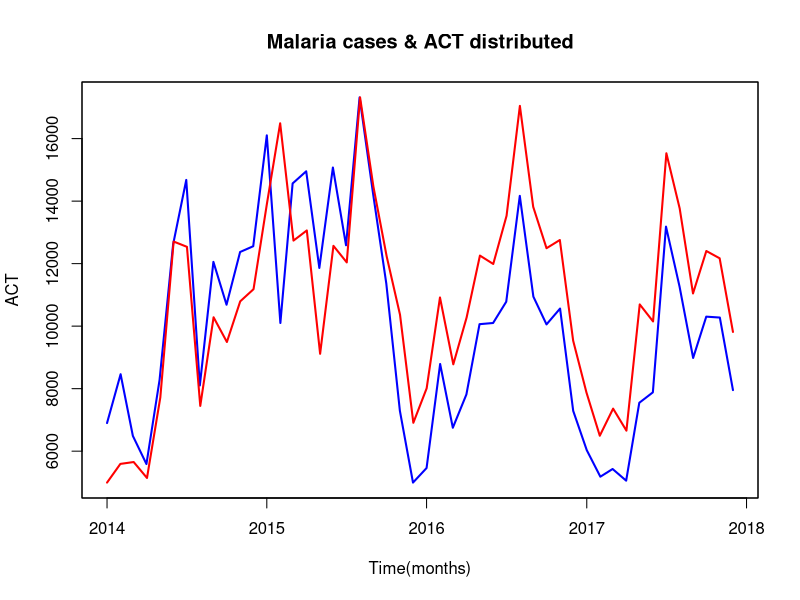
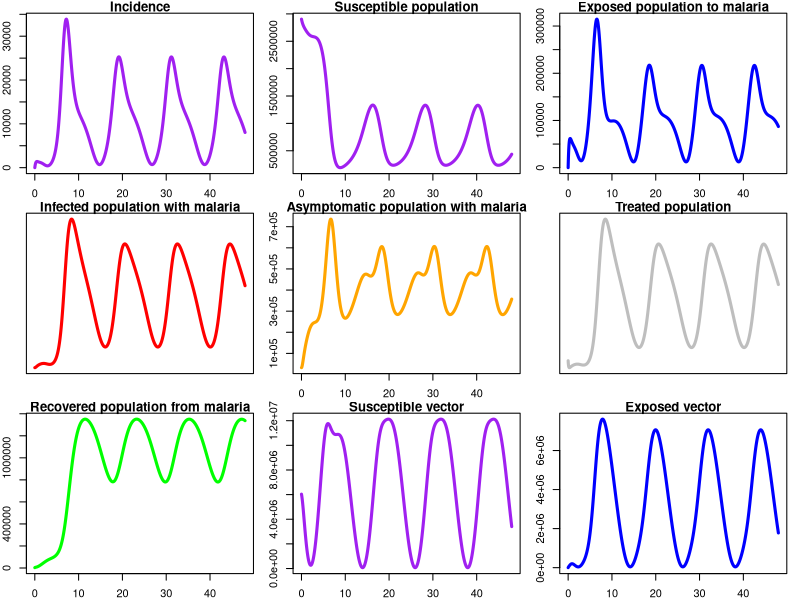
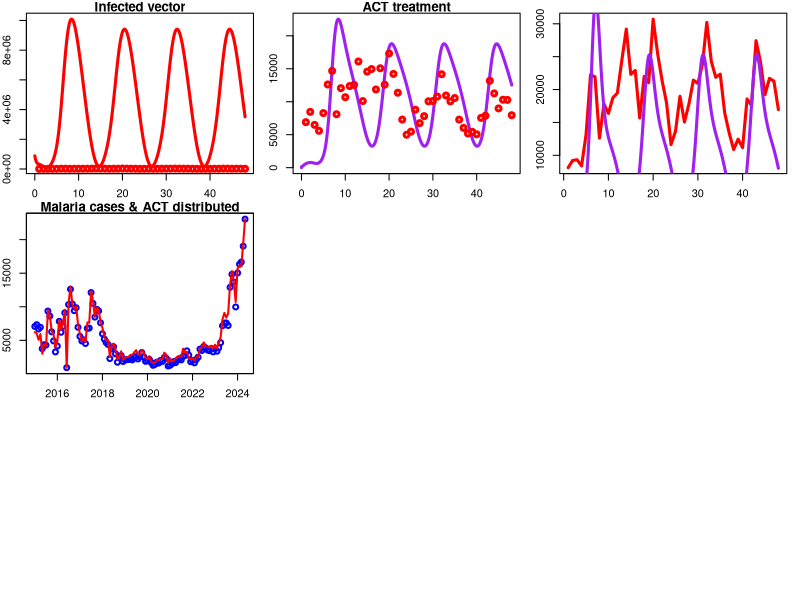
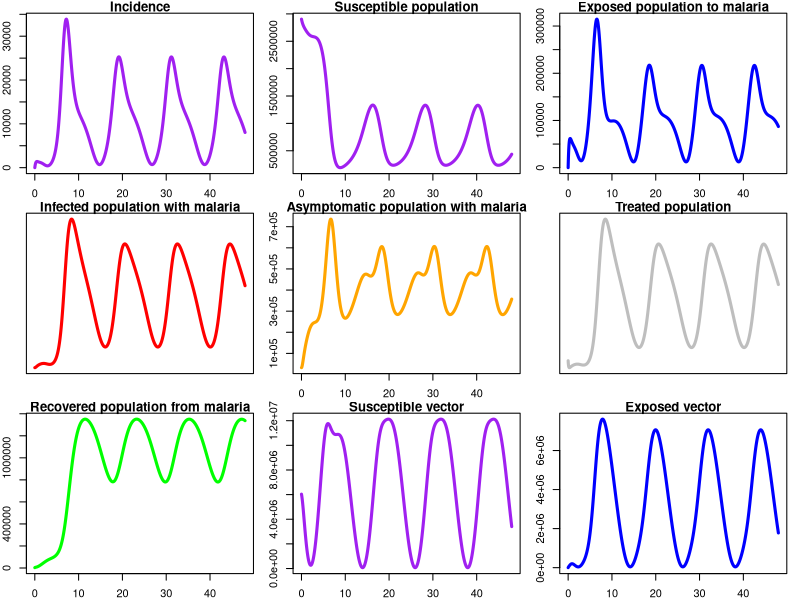
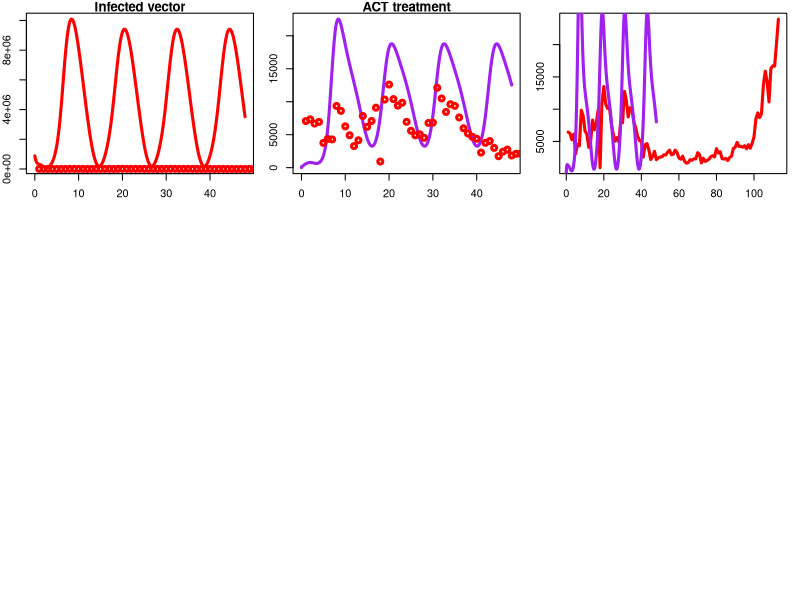

Source code (R) for these figures, in order:
getwd()
setwd("C:/Users/Brain Computers/Desktop/R-files")
require(deSolve)
act<-read.csv("Ekitistate.csv")
View(act)


dates_act<-seq(as.Date("2014/1/1"), as.Date("2017/12/1"), by="month")
case1<-act$Total.ACT.Distributed
mcases<-act$Total.Malaria.Cases


plot(case1~dates_act, data = act, col="blue", main="Malaria cases & ACT distributed",
     type="l", xlab="Time(months)", ylab = "ACT", lwd="2")
par (new=TRUE)
plot(mcases, col="red",
     type="l",lwd="2", xlab = "", ylab = "", xaxt="n", yaxt="n")



times<-seq(0,48, by=1/30)
#date_data<-seq(as.Date("2014/1/1"), as.Date("2017/12/1"), by="month")
parameters <- c(lambda_h = 4376, mu_h = 0.0015, delta_h = 0.000102, eta = 3,
                alpha=0.2, omega = 1/9.5, tau = 0.54, epsilon = 11.397, q = 0.8, gamma = 0.28,
                beta_h = 0.035,rho_1 = 0.95, lambda_v = 28926130, mu_v = 2,
                eta_v = 2.73, theta_v = 13.2, beta_v = 0.48, rho_2 = 0.85, amp=1, phi= 7.7)
#theta_h = 190.5, omega_1 = 0.5,


initN_h<-2951454 #2892613
initN_v<-6924111 #14463065


initE_h<-0
initI_h<- 8120
initA_h<-4*8120
initT_h<- 3392
#initM_h<-0
initR_h<-3155
initY <- 0#8120
initX <- 0#6900
initE_v<-0
initI_v<-886845




initS_h<-initN_h-initE_h-initI_h-initA_h-initT_h-initR_h
initS_v<-initN_v-initE_v-initI_v
state <- c(S_h = initS_h, E_h=initE_h, I_h = initI_h,A_h = initA_h,T_h = initT_h,
           R_h = initR_h,Y_h = initY , X_h = initX, S_v = initS_v, E_v = initE_v, I_v = initI_v)


# set up a function to solve the model
seir_model<-function(t, state, parameters)
{
  with(as.list(c(state, parameters)),
       {
         
         # define variables
         N_h <- (S_h+E_h+I_h+A_h+T_h+R_h)
         N_v <- (S_v+E_v+I_v)
         lambda_1<-lambda_v *(1+amp*cos(2*pi*(t-phi)/12))
         #beta_1<- beta_h*(1+amp*cos(2*pi*(t-phi)/12))
         #beta<-(R0*(muo+nui)*(gamma+muo))/gamma
         #lam <- beta*seas*I/P
         
         # rate of change
         dS_h <- lambda_h + gamma*R_h -(beta_h*theta_v*I_v*S_h/N_h) - mu_h*S_h
         dE_h <- (beta_h*theta_v*I_v*S_h/N_h) - (eta + mu_h)*E_h
         dI_h <- eta*alpha*E_h + (rho_1*beta_h*theta_v*I_v*A_h/N_h) - (tau+delta_h+mu_h)*I_h
         dA_h <- eta*(1-alpha)*E_h + epsilon*(1-q)*T_h - (rho_1*beta_h*theta_v*I_v*A_h/N_h) - (omega+mu_h)*A_h
         dT_h<-  tau*I_h-(epsilon+mu_h)*T_h
         #dM_h<-  (beta_1*theta_h*I_v*S_h/N_h)    
         dR_h <- epsilon*q*T_h + omega*A_h - (gamma+mu_h)*R_h
         dY_h <- eta*alpha*E_h + (rho_1*beta_h*theta_v*I_v*A_h/N_h)
         dX_h = tau*I_h
         dS_v <- lambda_1 - (beta_v*theta_v*S_v*(rho_2*I_h+A_h)/N_h) - mu_v*S_v
         dE_v <- (beta_v*theta_v*S_v*(rho_2*I_h+A_h)/N_h) - (eta_v + mu_v)*E_v
         dI_v <- eta_v*E_v- mu_v*I_v
         
         # return the rate of change
         list(c(dS_h, dE_h, dI_h, dA_h,dT_h, dR_h, dY_h, dX_h, dS_v, dE_v, dI_v))
       }
  )
  
}


out <- ode(y = state, times = times, func = seir_model, parms = parameters)
pop<-out[,"S_h"]+out[,"E_h"]+out[,"I_h"]+out[,"A_h"]+out[,"T_h"]+out[,"R_h"]+out[,"S_v"]+
  out[,"E_v"]+out[,"I_v"]
time<-out[,"time"]
View(out)


incidence <- c(initY, diff(out[,8]))
incidence
treatment <- c(initX, diff(out[,9]))
treatment
par(mfrow = c(3,3), mar = c(2,2,1,1))
plot(time, incidence,  xlab="Time", ylab = "malaria", type = "l", lwd = 3, col = "purple", main = "Incidence")


plot(time, out[,"S_h"],  xlab="Time", ylab = "malaria", type = "l", lwd = 3, col = "purple", main = "Susceptible population")
plot(time, out[,"E_h"], xlab="Time", ylab = "malaria", type = "l", lwd = 3, col = "blue", main = "Exposed population to malaria")
plot(time, out[,"I_h"], xlab="Time", ylab = "malaria", type = "l", lwd = 3, col = "red", main = "Infected population with malaria", xaxt="n", yaxt="n")
plot(time, out[,"A_h"], xlab="Time", ylab = "malaria", type = "l", lwd = 3, col = "orange", main = "Asymptomatic population with malaria")
plot(time, out[,"T_h"], xlab="Time", ylab = "malaria", type = "l", lwd = 3, col = "grey", main = "Treated population", xaxt="n", yaxt="n")
plot(time, out[,"R_h"], xlab="Time", ylab = "malaria", type = "l", lwd = 3, col = "green", main = "Recovered population from malaria")
plot(time, out[,"S_v"], xlab="Time", ylab = "malaria vector", type = "l", lwd = 3, col = "purple", main = "Susceptible vector")
plot(time, out[,"E_v"], xlab="Time", ylab = "malaria vector", type = "l", lwd = 3, col = "blue", main = "Exposed vector")
plot(time, out[,"I_v"], xlab="Time", ylab = "malaria vector", type = "l", lwd = 3, col = "red", main = "Infected vector")


##################################################
#par(new=TRUE)
lines (mcases, col="red",type="p",lwd="3", xlab = "", ylab = "")


plot(time, treatment,  xlab="Time", ylab = "malaria", type = "l", lwd = 3, col = "purple", main = "ACT treatment")
lines (case1, col="red",type="p",lwd="3", xlab = "", ylab = "")




######################################
plot (mcases, col="red",
      type="l",lwd="3", xlab = "", ylab = "")
lines(time,incidence, xlab="Time", ylab = "malaria", type = "l", lwd = 3, col = "purple", main = "Incidence")
#######################################         ##############################  
####################################### NEW DATA #############################
######################################          ##############################

getwd()
setwd("C:/Users/Brain Computers/Desktop/R-files")
require(deSolve)
act<-read.csv("ACT_Ekiti.csv")
View(act)


dates_act<-seq(as.Date("2015/1/1"), as.Date("2024/05/24"), by="month")
case1<-act$Persons.with.Confirmed.Uncomplicated.Malaria.treated.with.ACT
mcases<-act$Confirmed.uncomplicated.Malaria


plot(case1~dates_act, data = act, col="blue", main="Malaria cases & ACT distributed",
     type="p", xlab="Time(months)", ylab = "ACT", lwd="2")
par (new=TRUE)
plot(mcases, col="red",
     type="l",lwd="2", xlab = "", ylab = "", xaxt="n", yaxt="n")



times<-seq(0,48, by=1/30)
#date_data<-seq(as.Date("2014/1/1"), as.Date("2017/12/1"), by="month")
parameters <- c(lambda_h = 4376, mu_h = 0.0015, delta_h = 0.000102, eta = 3,
                alpha=0.2, omega = 1/9.5, tau = 0.54, epsilon = 11.397, q = 0.8, gamma = 0.28,
                beta_h = 0.035,rho_1 = 0.95, lambda_v = 28926130, mu_v = 2,
                eta_v = 2.73, theta_v = 13.2, beta_v = 0.48, rho_2 = 0.85, amp=1, phi= 7.7)
#theta_h = 190.5, omega_1 = 0.5,


initN_h<-2951454 #2892613
initN_v<-6924111 #14463065


initE_h<-0
initI_h<- 8120
initA_h<-4*8120
initT_h<- 3392
#initM_h<-0
initR_h<-3155
initY <- 0#8120
initX <- 0#6900
initE_v<-0
initI_v<-886845




initS_h<-initN_h-initE_h-initI_h-initA_h-initT_h-initR_h
initS_v<-initN_v-initE_v-initI_v
state <- c(S_h = initS_h, E_h=initE_h, I_h = initI_h,A_h = initA_h,T_h = initT_h,
           R_h = initR_h,Y_h = initY , X_h = initX, S_v = initS_v, E_v = initE_v, I_v = initI_v)


# set up a function to solve the model
seir_model<-function(t, state, parameters)
{
  with(as.list(c(state, parameters)),
       {
         
         # define variables
         N_h <- (S_h+E_h+I_h+A_h+T_h+R_h)
         N_v <- (S_v+E_v+I_v)
         lambda_1<-lambda_v *(1+amp*cos(2*pi*(t-phi)/12))
         #beta_1<- beta_h*(1+amp*cos(2*pi*(t-phi)/12))
         #beta<-(R0*(muo+nui)*(gamma+muo))/gamma
         #lam <- beta*seas*I/P
         
         # rate of change
         dS_h <- lambda_h + gamma*R_h -(beta_h*theta_v*I_v*S_h/N_h) - mu_h*S_h
         dE_h <- (beta_h*theta_v*I_v*S_h/N_h) - (eta + mu_h)*E_h
         dI_h <- eta*alpha*E_h + (rho_1*beta_h*theta_v*I_v*A_h/N_h) - (tau+delta_h+mu_h)*I_h
         dA_h <- eta*(1-alpha)*E_h + epsilon*(1-q)*T_h - (rho_1*beta_h*theta_v*I_v*A_h/N_h) - (omega+mu_h)*A_h
         dT_h<-  tau*I_h-(epsilon+mu_h)*T_h
         #dM_h<-  (beta_1*theta_h*I_v*S_h/N_h)    
         dR_h <- epsilon*q*T_h + omega*A_h - (gamma+mu_h)*R_h
         dY_h <- eta*alpha*E_h + (rho_1*beta_h*theta_v*I_v*A_h/N_h)
         dX_h = tau*I_h
         dS_v <- lambda_1 - (beta_v*theta_v*S_v*(rho_2*I_h+A_h)/N_h) - mu_v*S_v
         dE_v <- (beta_v*theta_v*S_v*(rho_2*I_h+A_h)/N_h) - (eta_v + mu_v)*E_v
         dI_v <- eta_v*E_v- mu_v*I_v
         
         # return the rate of change
         list(c(dS_h, dE_h, dI_h, dA_h,dT_h, dR_h, dY_h, dX_h, dS_v, dE_v, dI_v))
       }
  )
  
}


out <- ode(y = state, times = times, func = seir_model, parms = parameters)
pop<-out[,"S_h"]+out[,"E_h"]+out[,"I_h"]+out[,"A_h"]+out[,"T_h"]+out[,"R_h"]+out[,"S_v"]+
  out[,"E_v"]+out[,"I_v"]
time<-out[,"time"]
View(out)


incidence <- c(initY, diff(out[,8]))
incidence
treatment <- c(initX, diff(out[,9]))
treatment
par(mfrow = c(3,3), mar = c(2,2,1,1))
plot(time, incidence,  xlab="Time", ylab = "malaria", type = "l", lwd = 3, col = "purple", main = "Incidence")


plot(time, out[,"S_h"],  xlab="Time", ylab = "malaria", type = "l", lwd = 3, col = "purple", main = "Susceptible population")
plot(time, out[,"E_h"], xlab="Time", ylab = "malaria", type = "l", lwd = 3, col = "blue", main = "Exposed population to malaria")
plot(time, out[,"I_h"], xlab="Time", ylab = "malaria", type = "l", lwd = 3, col = "red", main = "Infected population with malaria", xaxt="n", yaxt="n")
plot(time, out[,"A_h"], xlab="Time", ylab = "malaria", type = "l", lwd = 3, col = "orange", main = "Asymptomatic population with malaria")
plot(time, out[,"T_h"], xlab="Time", ylab = "malaria", type = "l", lwd = 3, col = "grey", main = "Treated population", xaxt="n", yaxt="n")
plot(time, out[,"R_h"], xlab="Time", ylab = "malaria", type = "l", lwd = 3, col = "green", main = "Recovered population from malaria")
plot(time, out[,"S_v"], xlab="Time", ylab = "malaria vector", type = "l", lwd = 3, col = "purple", main = "Susceptible vector")
plot(time, out[,"E_v"], xlab="Time", ylab = "malaria vector", type = "l", lwd = 3, col = "blue", main = "Exposed vector")
plot(time, out[,"I_v"], xlab="Time", ylab = "malaria vector", type = "l", lwd = 3, col = "red", main = "Infected vector")


##################################################
#par(new=TRUE)
lines (mcases, col="red",type="p",lwd="3", xlab = "", ylab = "")


plot(time, treatment,  xlab="Time", ylab = "malaria", type = "l", lwd = 3, col = "purple", main = "ACT treatment")
lines (case1, col="red",type="p",lwd="3", xlab = "", ylab = "")




######################################
plot (mcases, col="red",
      type="l",lwd="3", xlab = "", ylab = "")
lines(time,incidence, xlab="Time", ylab = "malaria", type = "l", lwd = 3, col = "purple", main = "Incidence")
#######################################
